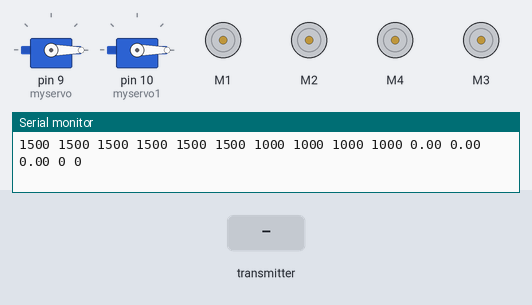
This sketch was run on a simulated Arduino Mega 2560, built with avr-gcc and run on an emulated ATmega2560. Parts: 2 × servo, 4 × DC motor (green arrow = forward, orange = backward, longer = faster), the last lines printed to the serial monitor. The inputs (shaded band) are chosen by the test bench.

Above: at 1.2 s.
1.3 s: the transmitter starts sending readChannel.0 = 1000
At 2.6 s:
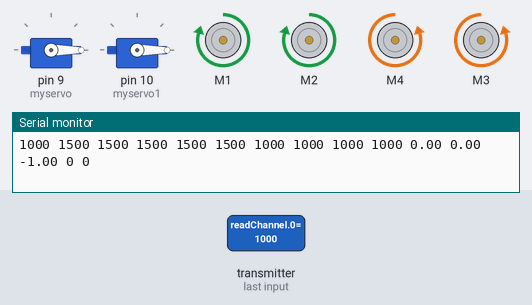
2.9 s: the transmitter starts sending readChannel.2 = 2000
At 4.1 s:
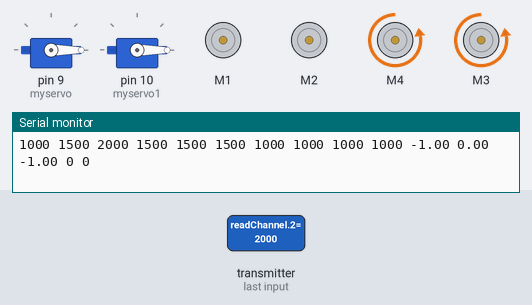
4.4 s: the transmitter starts sending readChannel.3 = 2000
At 4.8 s:
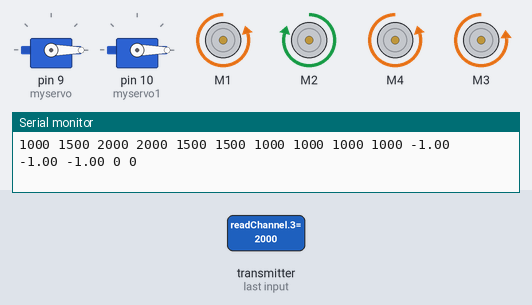
6.0 s: the transmitter starts sending readChannel.4 = 1000
At 6.5 s:
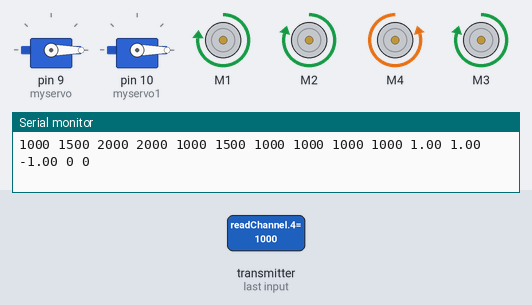
7.6 s: the transmitter starts sending readChannel.0 = 1500
At 8.8 s:
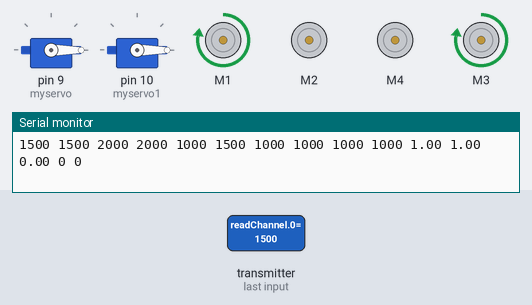
9.1 s: the transmitter starts sending readChannel.2 = 1000
At 9.4 s:
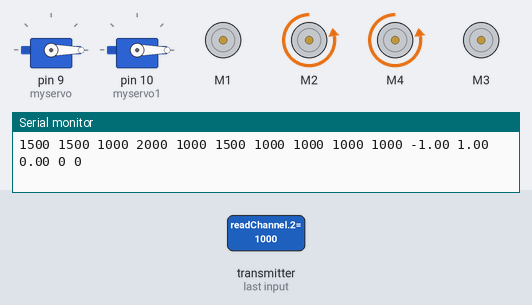
Timing chart, 0 to 11.6 s (numbered marks = the images above; inputs shaded):
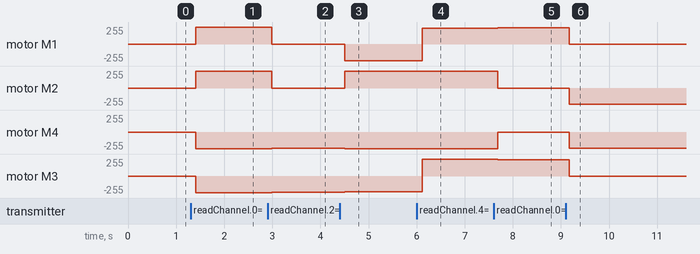

Measured:
- after the input at 1.3 s, motor M1, motor M2: stopped → forward 250/255 after 0.11 s; motor M4, motor M3: stopped → backward 250/255 after 0.11 s
- after the input at 2.9 s, motor M1, motor M2: forward 250/255 → stopped after 0.09 s; motor M4, motor M3: backward 250/255 → backward 244/255 after 0.09 s
- after the input at 4.4 s, motor M1: stopped → backward 250/255 after 0.11 s; motor M2: stopped → forward 250/255 after 0.11 s; motor M4: backward 244/255 → backward 250/255 after 0.11 s; motor M3: backward 244/255 → backward 238/255 after 0.11 s
- after the input at 6.0 s, motor M1: backward 250/255 → forward 238/255 after 0.12 s; motor M3: backward 238/255 → forward 250/255 after 0.12 s
- after the input at 7.6 s, motor M1: forward 238/255 → forward 244/255 after 0.09 s; motor M2: forward 250/255 → stopped after 0.09 s; motor M4: backward 250/255 → stopped after 0.09 s; motor M3: forward 250/255 → forward 244/255 after 0.09 s
- after the input at 9.1 s, motor M1, motor M3: forward 244/255 → stopped after 0.07 s; motor M2, motor M4: stopped → backward 244/255 after 0.07 s

The sketch:

supercar.ino
```cpp
#include <AFMotor.h>
#include <IBusBM.h>
#include <Servo.h>
AF_DCMotor motorleft1(1);
AF_DCMotor motorleft2(2);
AF_DCMotor motorright1(4);
AF_DCMotor motorright2(3);
Servo myservo;
Servo myservo1;
double V1,V2,V3,V4;//motor speed
double x,y,a;
int a1,a2;
IBusBM IBus;    // IBus object
void setup() {
    myservo.attach(9);
    myservo1.attach(10);
    Serial.begin(9600);
    Serial.println();
    IBus.begin(Serial2);
    motorleft1.run(RELEASE);
    motorleft2.run(RELEASE);
    motorright1.run(RELEASE);
    motorright2.run(RELEASE);
}
void loop() {
  int data[10];
  for (int i=0; i<10 ; i++) {
    data[i]=IBus.readChannel(i);
    Serial.print(data[i]);
    Serial.print(" ");
  }
    //接收資料和解析 END
    //Data: LY,LX,RY,RX,L2
    if(data[4]==1000){
      y=(float)map(data[2],1000,2000,-1000,1000)/1000;
      x=(float)map(data[3],1000,2000,-1000,1000)/1000;
      a=(float)map(data[0],1000,2000,-1000,1000)/1000;
    }else{
      y=(float)map(data[2],1000,2000,1000,-1000)/1000;
      x=(float)map(data[3],1000,2000,1000,-1000)/1000;
      a=(float)map(data[0],1000,2000,-1000,1000)/1000;
    }
    a1=map(data[6],1000,2000,0,160);
    if(data[9]==2000)
    {
      a2=160;
    }
    else
    {
      a2=0;
    }
    myservo.write(a1);
    myservo1.write(a2);
    Serial.print(y);
    Serial.print(" ");
    Serial.print(x);
    Serial.print(" ");
    Serial.print(a);
    Serial.print(" ");
    Serial.print(a1);
    Serial.print(" ");
    Serial.print(a2);
    Serial.print(" ");
    Serial.println();
    V1 = y - x + a;
    V2 = y + x - a;
    V3 = y - x - a;
    V4 = y + x + a;
    motorR1speedcontrol(V1);
    motorR2speedcontrol(V4);
    motorL1speedcontrol(V2);
    motorL2speedcontrol(V3);
}
void motorL1speedcontrol(double s)
{
  if(s>0){
    motorleft1.run(FORWARD);
    motorleft1.setSpeed(s*250);
  }
    if(s==0){
    motorleft1.run(RELEASE);
  }
    if(s<0){
    motorleft1.run(BACKWARD);
    motorleft1.setSpeed(-s*250);
  }
}
void motorL2speedcontrol(double s)
{
  if(s>0){
    motorleft2.run(FORWARD);
    motorleft2.setSpeed(s*250);
  }
    if(s==0){
    motorleft2.run(RELEASE);
  }
    if(s<0){
    motorleft2.run(BACKWARD);
    motorleft2.setSpeed(-s*250);
  }
}
void motorR1speedcontrol(double s)
{
  if(s>0){
    motorright1.run(FORWARD);
    motorright1.setSpeed(s*250);
  }
    if(s==0){
    motorright1.run(RELEASE);
  }
    if(s<0){
    motorright1.run(BACKWARD);
    motorright1.setSpeed(-s*250);
  }
}
void motorR2speedcontrol(double s)
{
  if(s>0){
    motorright2.run(FORWARD);
    motorright2.setSpeed(s*250);
  }
    if(s==0){
    motorright2.run(RELEASE);
  }
    if(s<0){
    motorright2.run(BACKWARD);
    motorright2.setSpeed(-s*250);
  }
}
```
